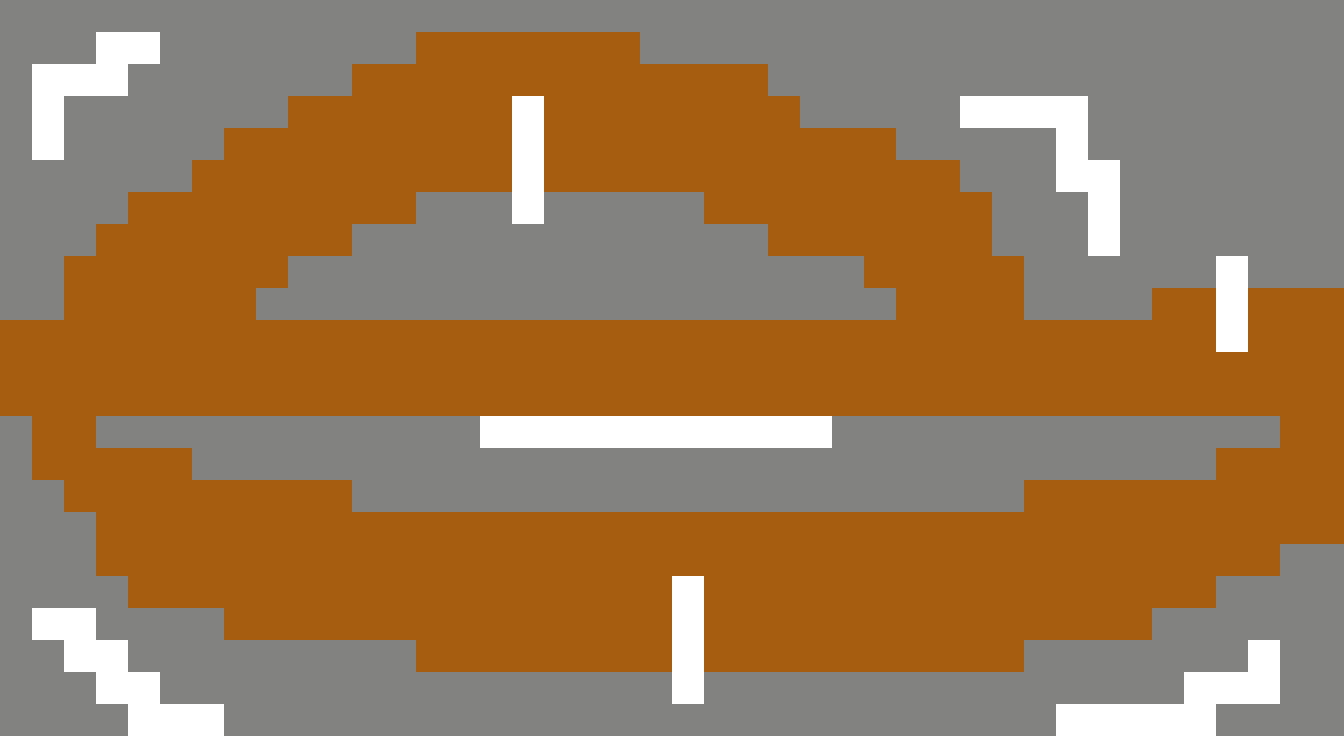

Below is a game level as drawn by its tile map, then a one-line description and the .tmx file that defines it, in full:
An orthogonal 42x23 tile map with 32x32 px tiles, 2 tile layers (floor, obstacles) and 3 objects (middlesensor, cornersensor).

<map version="1.0" tiledversion="1.0.3" orientation="orthogonal" renderorder="right-down" width="42" height="23" tilewidth="32" tileheight="32" nextobjectid="7">
 <tileset firstgid="1" source="dbgtrack.tsx" />
 <layer name="floor" width="42" height="23">
  <data encoding="csv">
1,1,1,1,1,1,1,1,1,1,1,1,1,1,1,1,1,1,1,1,1,1,1,1,1,1,1,1,1,1,1,1,1,1,1,1,1,1,1,1,1,1,
1,1,1,1,1,1,1,1,1,1,1,1,1,2,2,2,2,2,2,2,1,1,1,1,1,1,1,1,1,1,1,1,1,1,1,1,1,1,1,1,1,1,
1,1,1,1,1,1,1,1,1,1,1,2,2,2,2,2,2,2,2,2,2,2,2,2,1,1,1,1,1,1,1,1,1,1,1,1,1,1,1,1,1,1,
1,1,1,1,1,1,1,1,1,2,2,2,2,2,2,2,2,2,2,2,2,2,2,2,2,1,1,1,1,1,1,1,1,1,1,1,1,1,1,1,1,1,
1,1,1,1,1,1,1,2,2,2,2,2,2,2,2,2,2,2,2,2,2,2,2,2,2,2,2,2,1,1,1,1,1,1,1,1,1,1,1,1,1,1,
1,1,1,1,1,1,2,2,2,2,2,2,2,2,2,2,2,2,2,2,2,2,2,2,2,2,2,2,2,2,1,1,1,1,1,1,1,1,1,1,1,1,
1,1,1,1,2,2,2,2,2,2,2,2,2,1,1,1,1,1,1,1,1,1,2,2,2,2,2,2,2,2,2,1,1,1,1,1,1,1,1,1,1,1,
1,1,1,2,2,2,2,2,2,2,2,1,1,1,1,1,1,1,1,1,1,1,1,1,2,2,2,2,2,2,2,1,1,1,1,1,1,1,1,1,1,1,
1,1,2,2,2,2,2,2,2,1,1,1,1,1,1,1,1,1,1,1,1,1,1,1,1,1,1,2,2,2,2,2,1,1,1,1,1,1,1,1,1,1,
1,1,2,2,2,2,2,2,1,1,1,1,1,1,1,1,1,1,1,1,1,1,1,1,1,1,1,1,2,2,2,2,1,1,1,1,2,2,2,2,2,2,
2,2,2,2,2,2,2,2,2,2,2,2,2,2,2,2,2,2,2,2,2,2,2,2,2,2,2,2,2,2,2,2,2,2,2,2,2,2,2,2,2,2,
2,2,2,2,2,2,2,2,2,2,2,2,2,2,2,2,2,2,2,2,2,2,2,2,2,2,2,2,2,2,2,2,2,2,2,2,2,2,2,2,2,2,
2,2,2,2,2,2,2,2,2,2,2,2,2,2,2,2,2,2,2,2,2,2,2,2,2,2,2,2,2,2,2,2,2,2,2,2,2,2,2,2,2,2,
1,2,2,1,1,1,1,1,1,1,1,1,1,1,1,1,1,1,1,1,1,1,1,1,1,1,1,1,1,1,1,1,1,1,1,1,1,1,1,1,2,2,
1,2,2,2,2,2,1,1,1,1,1,1,1,1,1,1,1,1,1,1,1,1,1,1,1,1,1,1,1,1,1,1,1,1,1,1,1,1,2,2,2,2,
1,1,2,2,2,2,2,2,2,2,2,1,1,1,1,1,1,1,1,1,1,1,1,1,1,1,1,1,1,1,1,1,2,2,2,2,2,2,2,2,2,2,
1,1,1,2,2,2,2,2,2,2,2,2,2,2,2,2,2,2,2,2,2,2,2,2,2,2,2,2,2,2,2,2,2,2,2,2,2,2,2,2,2,2,
1,1,1,2,2,2,2,2,2,2,2,2,2,2,2,2,2,2,2,2,2,2,2,2,2,2,2,2,2,2,2,2,2,2,2,2,2,2,2,2,1,1,
1,1,1,1,2,2,2,2,2,2,2,2,2,2,2,2,2,2,2,2,2,2,2,2,2,2,2,2,2,2,2,2,2,2,2,2,2,2,1,1,1,1,
1,1,1,1,1,1,1,2,2,2,2,2,2,2,2,2,2,2,2,2,2,2,2,2,2,2,2,2,2,2,2,2,2,2,2,2,1,1,1,1,1,1,
1,1,1,1,1,1,1,1,1,1,1,1,1,2,2,2,2,2,2,2,2,2,2,2,2,2,2,2,2,2,2,2,1,1,1,1,1,1,1,1,1,1,
1,1,1,1,1,1,1,1,1,1,1,1,1,1,1,1,1,1,1,1,1,1,1,1,1,1,1,1,1,1,1,1,1,1,1,1,1,1,1,1,1,1,
1,1,1,1,1,1,1,1,1,1,1,1,1,1,1,1,1,1,1,1,1,1,1,1,1,1,1,1,1,1,1,1,1,1,1,1,1,1,1,1,1,1
</data>
 </layer>
 <objectgroup name="sensors">
  <object id="1" name="middlesensor" x="414" y="226" width="228" height="80">
   <properties>
    <property name="collidable" type="bool" value="true" />
    <property name="sensor" type="bool" value="true" />
    <property name="userdata" value="centersensor" />
   </properties>
  </object>
  <object id="2" name="cornersensor" x="1140" y="4" width="194" height="184">
   <properties>
    <property name="collidable" type="bool" value="true" />
    <property name="sensor" type="bool" value="true" />
    <property name="userdata" value="cornersensor" />
   </properties>
  </object>
  <object id="5" x="624" y="896" />
 </objectgroup>
 <layer name="obstacles" width="42" height="23">
  <properties>
   <property name="collidable" type="bool" value="true" />
  </properties>
  <data encoding="csv">
0,0,0,0,0,0,0,0,0,0,0,0,0,0,0,0,0,0,0,0,0,0,0,0,0,0,0,0,0,0,0,0,0,0,0,0,0,0,0,0,0,0,
0,0,0,3,3,0,0,0,0,0,0,0,0,0,0,0,0,0,0,0,0,0,0,0,0,0,0,0,0,0,0,0,0,0,0,0,0,0,0,0,0,0,
0,3,3,3,0,0,0,0,0,0,0,0,0,0,0,0,0,0,0,0,0,0,0,0,0,0,0,0,0,0,0,0,0,0,0,0,0,0,0,0,0,0,
0,3,0,0,0,0,0,0,0,0,0,0,0,0,0,0,3,0,0,0,0,0,0,0,0,0,0,0,0,0,3,3,3,3,0,0,0,0,0,0,0,0,
0,3,0,0,0,0,0,0,0,0,0,0,0,0,0,0,3,0,0,0,0,0,0,0,0,0,0,0,0,0,0,0,0,3,0,0,0,0,0,0,0,0,
0,0,0,0,0,0,0,0,0,0,0,0,0,0,0,0,3,0,0,0,0,0,0,0,0,0,0,0,0,0,0,0,0,3,3,0,0,0,0,0,0,0,
0,0,0,0,0,0,0,0,0,0,0,0,0,0,0,0,3,0,0,0,0,0,0,0,0,0,0,0,0,0,0,0,0,0,3,0,0,0,0,0,0,0,
0,0,0,0,0,0,0,0,0,0,0,0,0,0,0,0,0,0,0,0,0,0,0,0,0,0,0,0,0,0,0,0,0,0,3,0,0,0,0,0,0,0,
0,0,0,0,0,0,0,0,0,0,0,0,0,0,0,0,0,0,0,0,0,0,0,0,0,0,0,0,0,0,0,0,0,0,0,0,0,0,3,0,0,0,
0,0,0,0,0,0,0,0,0,0,0,0,0,0,0,0,0,0,0,0,0,0,0,0,0,0,0,0,0,0,0,0,0,0,0,0,0,0,3,0,0,0,
0,0,0,0,0,0,0,0,0,0,0,0,0,0,0,0,0,0,0,0,0,0,0,0,0,0,0,0,0,0,0,0,0,0,0,0,0,0,3,0,0,0,
0,0,0,0,0,0,0,0,0,0,0,0,0,0,0,0,0,0,0,0,0,0,0,0,0,0,0,0,0,0,0,0,0,0,0,0,0,0,0,0,0,0,
0,0,0,0,0,0,0,0,0,0,0,0,0,0,0,0,0,0,0,0,0,0,0,0,0,0,0,0,0,0,0,0,0,0,0,0,0,0,0,0,0,0,
0,0,0,0,0,0,0,0,0,0,0,0,0,0,0,3,3,3,3,3,3,3,3,3,3,3,0,0,0,0,0,0,0,0,0,0,0,0,0,0,0,0,
0,0,0,0,0,0,0,0,0,0,0,0,0,0,0,0,0,0,0,0,0,0,0,0,0,0,0,0,0,0,0,0,0,0,0,0,0,0,0,0,0,0,
0,0,0,0,0,0,0,0,0,0,0,0,0,0,0,0,0,0,0,0,0,0,0,0,0,0,0,0,0,0,0,0,0,0,0,0,0,0,0,0,0,0,
0,0,0,0,0,0,0,0,0,0,0,0,0,0,0,0,0,0,0,0,0,0,0,0,0,0,0,0,0,0,0,0,0,0,0,0,0,0,0,0,0,0,
0,0,0,0,0,0,0,0,0,0,0,0,0,0,0,0,0,0,0,0,0,0,0,0,0,0,0,0,0,0,0,0,0,0,0,0,0,0,0,0,0,0,
0,0,0,0,0,0,0,0,0,0,0,0,0,0,0,0,0,0,0,0,0,3,0,0,0,0,0,0,0,0,0,0,0,0,0,0,0,0,0,0,0,0,
0,3,3,0,0,0,0,0,0,0,0,0,0,0,0,0,0,0,0,0,0,3,0,0,0,0,0,0,0,0,0,0,0,0,0,0,0,0,0,0,0,0,
0,0,3,3,0,0,0,0,0,0,0,0,0,0,0,0,0,0,0,0,0,3,0,0,0,0,0,0,0,0,0,0,0,0,0,0,0,0,0,3,0,0,
0,0,0,3,3,0,0,0,0,0,0,0,0,0,0,0,0,0,0,0,0,3,0,0,0,0,0,0,0,0,0,0,0,0,0,0,0,3,3,3,0,0,
0,0,0,0,3,3,3,0,0,0,0,0,0,0,0,0,0,0,0,0,0,0,0,0,0,0,0,0,0,0,0,0,0,3,3,3,3,3,0,0,0,0
</data>
 </layer>
</map>